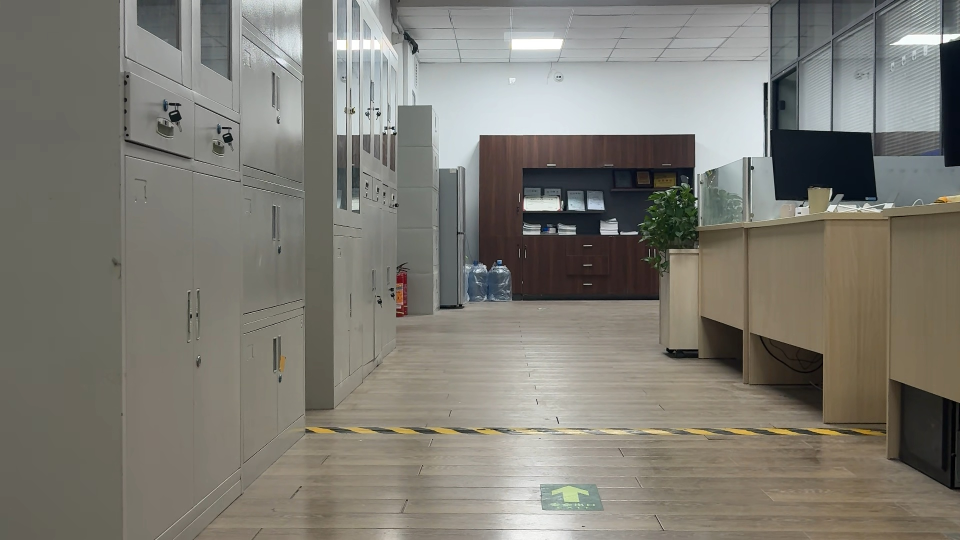
#> input picture laser_camera/pic_compare/PythonCode/data/distance_capture_20251125_105203.jpg, 1920 x 1080 px, given in place of the camera (shown at 1/2 size)
$ python demo_vision_compare.py
#> lines starting #> are read from the running program, lines starting #| are printed output that depends on the picture; after the words box and inside, x2 and y2 are one past the last pixel; in counts of white or black regions, pixels touching at a corner belong together
### laser_camera/pic_compare/PythonCode/core/image_comparator.py
#!/usr/bin/env python3
"""
Reusable image comparison module for motion detection.

Supports frame-to-frame differencing and background subtraction (MOG2).
"""

from __future__ import annotations

import logging
from typing import List, Tuple

import cv2
import numpy as np


class ImageComparator:
    def __init__(
        self,
        mode: str = "frame_diff",
        diff_threshold: float = 0.02,
        min_area: int = 800,
    ) -> None:
        if mode not in {"frame_diff", "bg_sub"}:
            raise ValueError(f"Unsupported mode: {mode}")

        self.mode = mode
        self.diff_threshold = diff_threshold
        self.min_area = min_area

        self._prev_gray: np.ndarray | None = None
        self._bg_subtractor = cv2.createBackgroundSubtractorMOG2() if mode == "bg_sub" else None
        logging.debug("ImageComparator initialized with mode=%s", mode)

    def compare(self, frame: np.ndarray) -> dict:
        """
        Compare the given frame to detect motion.

        Returns a dict with keys: mode, motion_mask, motion_score, bboxes, alarm.
        """
        if self.mode == "frame_diff":
            return self._compare_frame_diff(frame)
        return self._compare_bg_sub(frame)

    def _compare_frame_diff(self, frame: np.ndarray) -> dict:
        gray = cv2.cvtColor(frame, cv2.COLOR_BGR2GRAY)
        gray = cv2.GaussianBlur(gray, (5, 5), 0)

        if self._prev_gray is None:
            self._prev_gray = gray
            logging.debug("First frame received; initializing reference frame.")
            return {
                "mode": self.mode,
                "motion_mask": None,
                "motion_score": 0.0,
                "bboxes": [],
                "alarm": False,
            }

        diff = cv2.absdiff(self._prev_gray, gray)
        _, thresh = cv2.threshold(diff, 25, 255, cv2.THRESH_BINARY)
        thresh = cv2.dilate(thresh, None, iterations=2)

        contours, _ = cv2.findContours(thresh, cv2.RETR_EXTERNAL, cv2.CHAIN_APPROX_SIMPLE)
        bboxes: List[Tuple[int, int, int, int]] = []
        for c in contours:
            if cv2.contourArea(c) < self.min_area:
                continue
            x, y, w, h = cv2.boundingRect(c)
            bboxes.append((x, y, w, h))

        motion_mask = np.zeros_like(gray)
        cv2.drawContours(motion_mask, contours, -1, 255, thickness=cv2.FILLED)

        motion_score = float(np.count_nonzero(motion_mask)) / float(motion_mask.size)
        alarm = motion_score >= self.diff_threshold

        self._prev_gray = gray

        return {
            "mode": self.mode,
            "motion_mask": motion_mask,
            "motion_score": motion_score,
            "bboxes": bboxes,
            "alarm": alarm,
        }

    # [27 lines left out: function _compare_bg_sub, not called in this run]


# [21 lines that do not run on import are left out]

### laser_camera/pic_compare/PythonCode/demo/demo_vision_compare.py
from __future__ import annotations

import sys
import os
from pathlib import Path

# ==========================================
# 确保项目根目录 (PythonCode) 在 sys.path 中，以便导入 core 包
current_file = Path(__file__).resolve()
project_root = current_file.parent.parent  # 向上两级找到 PythonCode
if str(project_root) not in sys.path:
    sys.path.append(str(project_root))
# ==========================================

import cv2


try:
    from core.image_comparator import ImageComparator
except ImportError as e:
    print("错误: 无法导入 core 模块。")
    print(f"当前 sys.path: {sys.path}")
    print("请确认 'PythonCode/core/image_comparator.py' 文件是否存在。")
    raise e


def main() -> None:
    # 尝试打开摄像头 (索引 0 通常是内置，1 是外置)
    # 如果你用的是 USB 摄像头且没反应，尝试改成 1
    cap = cv2.VideoCapture(0)

    if not cap.isOpened():
        print("Error: cannot open camera 0.")
        print("提示: 如果是外接摄像头，请尝试修改代码中的 cv2.VideoCapture(1)")
        return

    # 初始化对比器
    # diff_threshold: 灵敏度 (0.01 非常灵敏, 0.05 比较迟钝)
    comparator = ImageComparator(mode="frame_diff", diff_threshold=0.02)

    print("Starting Vision Motion Demo. Press 'q' or ESC to quit.")

    while True:
        ret, frame = cap.read()
#> frame is the input picture: shape (1080, 1920, 3); mean B, G, R 115.1, 123.4, 125.8
        if not ret or frame is None:
            print("Error: failed to read frame from camera.")
            break

        # 核心算法处理
        result = comparator.compare(frame)
#> in _compare_frame_diff, `gray = cv2.cvtColor(frame, cv2.COLOR_BGR2GRAY)`:
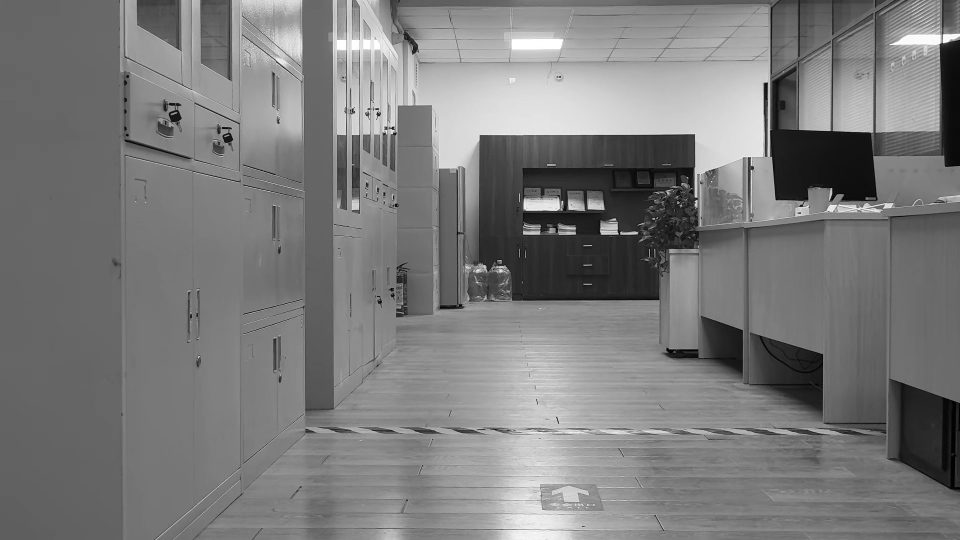
#> gray: shape (1080, 1920) (shown at 1/2 size); min 0, max 255, mean 123.1
#> result = 5 items

        display = frame.copy()

        # 绘制差异框 (如果有)
        if "bboxes" in result:
            for (x, y, w, h) in result["bboxes"]:
                cv2.rectangle(display, (x, y), (x + w, y + h), (0, 255, 0), 2)
#> this loop made 0 passes

        # 绘制状态文字
        score = result.get("motion_score", 0.0)
#> score = 0
        is_alarm = result.get("alarm", False)
#> is_alarm = False

        text = f"Score={score:.4f} Alarm={is_alarm}"
#> text = 'Score=0.0000 Alarm=False'
        color = (0, 0, 255) if is_alarm else (0, 255, 0) # 红色报警，绿色正常
#> color = (0, 255, 0)

        cv2.putText(
            display,
            text,
            (10, 30),
            cv2.FONT_HERSHEY_SIMPLEX,
            0.8,
            color,
            2,
        )
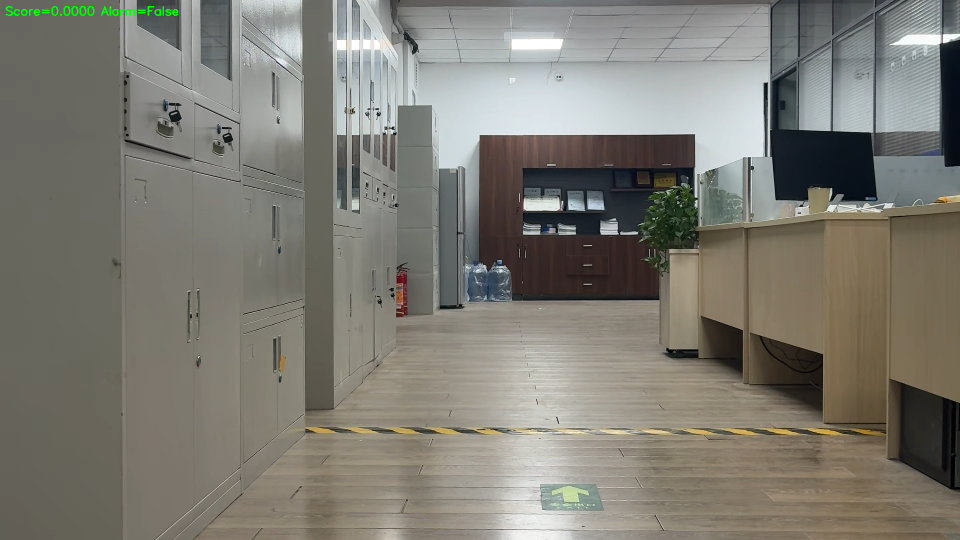
#> display: shape (1080, 1920, 3) (shown at 1/2 size); 0.11% of pixels changed, all inside (x1, y1, x2, y2) = (11, 12, 357, 32)

        # 显示画面
        cv2.imshow("Vision Motion Demo", display)

        # 按 Q 或 ESC 退出
        key = cv2.waitKey(1) & 0xFF
#> (key q is pressed here)
        if key == ord("q") or key == 27:
            break

    cap.release()
    cv2.destroyAllWindows()


if __name__ == "__main__":
    main()
